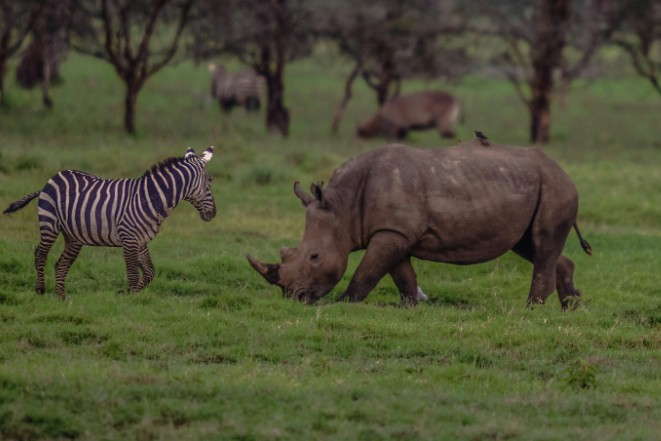
#> input picture test_images/seg_test.jpg, 661 x 441 px, found by its file name
$ jupyter execute --allow-errors app_pipeline.ipynb
#> lines starting #> are read from the running program, lines starting #| are printed output that depends on the picture; after the words box and inside, x2 and y2 are one past the last pixel; in counts of white or black regions, pixels touching at a corner belong together
### segmentation_utils.py
# loading dependencies

import cv2
import numpy as np
import matplotlib.pyplot as plt

# function to crop bboxes

def get_crop_coords(img):
    img_display = img.copy()

    drawing = False
    ix, iy = -1, -1
    mx, my = -1, -1
    rect_out = None

    # [18 lines left out: function mouse_callback, not called in this run]

    cv2.namedWindow("Image")
    cv2.setMouseCallback("Image", mouse_callback)

    while True:
        disp = img_display.copy()

        if mx >= 0 and my >= 0:
            cv2.circle(disp, (mx, my), 3, (0,255,0), -1)

        cv2.putText(
        disp,
        "SELECT YOUR MAMMAL !!! - PRESS ESC AFTER CHOOSING BOX",
        (10, 20),
        cv2.FONT_HERSHEY_SIMPLEX,
        0.6,
        (0,255,0),
        2,
        cv2.LINE_AA
        )

        cv2.imshow("Image", disp)

        key = cv2.waitKey(1)
        if key == 27:
            break

    cv2.destroyAllWindows()

    return rect_out

def get_mask(img, bbox):
    x1, y1, x2, y2 = bbox

    crop = img[y1:y2, x1:x2]

    if crop.size == 0:
        raise ValueError("Invalid bounding box or zero crop area.")

    mask = np.zeros(crop.shape[:2], np.uint8)
    bgModel = np.zeros((1, 65), np.float64)
    fgModel = np.zeros((1, 65), np.float64)

    rect = (1, 1, crop.shape[1] - 2, crop.shape[0] - 2)

    cv2.grabCut(
        crop,
        mask,
        rect,
        bgModel,
        fgModel,
        5,
        cv2.GC_INIT_WITH_RECT
    )

    result_mask = np.where(
        (mask == cv2.GC_FGD) | (mask == cv2.GC_PR_FGD),
        255,
        0
    ).astype("uint8")

    return result_mask

# [11 lines left out: function apply_mask_transparent, not called in this run]

### app_pipeline.ipynb
[cell 1]
# loading dependencies

import cv2
from PIL import Image
from segmentation_utils import get_crop_coords, get_mask, apply_mask_transparent
#> (the rest of this cell did not finish here and is left out)

[cell 2]
def resnet_50():
    img_path = 'model_input/input_crop.png'
    img = Image.open(img_path).convert('RGB')
    idx = infer_from_resnet50(img)

    # mapping it to a class label
    with open('labels.txt') as f:
        classes = [line.strip() for line in f.readlines()]
    label_map = {i: name for i, name in enumerate(classes)}
    return label_map[idx]

[cell 3]
def full_pipeline(image):
    coords = get_crop_coords(image)
    binary_mask = get_mask(image, coords)
    model_input = apply_mask_transparent(image, binary_mask, coords)
    cv2.imwrite("model_input/input_crop.png", model_input)
    output_label = resnet_50()
    return output_label

[cell 4]
img = cv2.imread('seg_test.jpg')
#> img is the input picture: shape (441, 661, 3); mean B, G, R 54.1, 81, 79.5
#> (the rest of this cell did not finish here and is left out)

#> in get_crop_coords, `cv2.putText( disp, "SELECT YOUR MAMMAL !!! - PRESS ESC AFTER CHOOSING ..`:
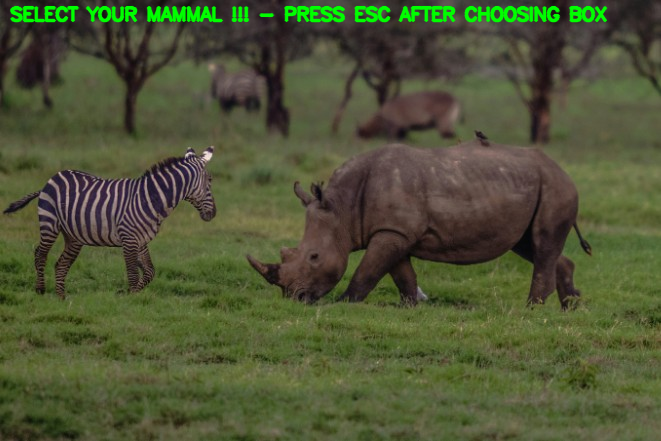
#> disp: shape (441, 661, 3); 2.44% of pixels changed, all inside (x1, y1, x2, y2) = (9, 5, 608, 23)
#> (key Esc is pressed here)
